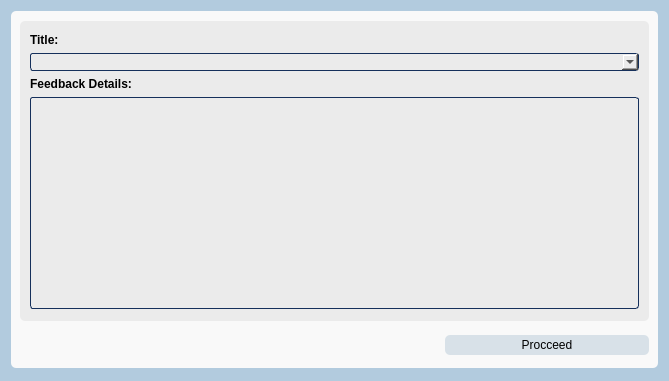
<?xml version="1.0" encoding="UTF-8"?>
<ui version="4.0">
 <class>Feedback</class>
 <widget class="QDialog" name="Feedback">
  <property name="geometry">
   <rect>
    <x>0</x>
    <y>0</y>
    <width>669</width>
    <height>381</height>
   </rect>
  </property>
  <property name="sizePolicy">
   <sizepolicy hsizetype="Preferred" vsizetype="Expanding">
    <horstretch>0</horstretch>
    <verstretch>0</verstretch>
   </sizepolicy>
  </property>
  <property name="windowTitle">
   <string>Dialog</string>
  </property>
  <property name="styleSheet">
   <string notr="true">background-color: rgb(178, 203, 222);</string>
  </property>
  <layout class="QGridLayout" name="gridLayout" rowstretch="0">
   <property name="bottomMargin">
    <number>13</number>
   </property>
   <item row="0" column="0">
    <widget class="QFrame" name="frame">
     <property name="styleSheet">
      <string notr="true">background-color: rgb(249, 249, 249);
border-radius: 5px;</string>
     </property>
     <property name="frameShape">
      <enum>QFrame::Shape::StyledPanel</enum>
     </property>
     <property name="frameShadow">
      <enum>QFrame::Shadow::Raised</enum>
     </property>
     <layout class="QGridLayout" name="gridLayout_2" rowstretch="0,0" columnstretch="0,0">
      <property name="topMargin">
       <number>10</number>
      </property>
      <property name="verticalSpacing">
       <number>10</number>
      </property>
      <item row="1" column="0">
       <spacer name="horizontalSpacer">
        <property name="orientation">
         <enum>Qt::Orientation::Horizontal</enum>
        </property>
        <property name="sizeHint" stdset="0">
         <size>
          <width>419</width>
          <height>28</height>
         </size>
        </property>
       </spacer>
      </item>
      <item row="0" column="0" colspan="2">
       <widget class="QWidget" name="widget_2" native="true">
        <property name="sizePolicy">
         <sizepolicy hsizetype="MinimumExpanding" vsizetype="MinimumExpanding">
          <horstretch>0</horstretch>
          <verstretch>0</verstretch>
         </sizepolicy>
        </property>
        <property name="styleSheet">
         <string notr="true">background-color: rgb(235, 235, 235);
border-radius: 5px;</string>
        </property>
        <layout class="QVBoxLayout" name="verticalLayout" stretch="0,0,0,1">
         <property name="leftMargin">
          <number>10</number>
         </property>
         <property name="topMargin">
          <number>12</number>
         </property>
         <property name="rightMargin">
          <number>10</number>
         </property>
         <property name="bottomMargin">
          <number>12</number>
         </property>
         <item>
          <widget class="QLabel" name="label_2">
           <property name="font">
            <font>
             <bold>true</bold>
            </font>
           </property>
           <property name="text">
            <string>Title:</string>
           </property>
          </widget>
         </item>
         <item>
          <widget class="QComboBox" name="comboBox">
           <property name="styleSheet">
            <string notr="true">border: 1px solid #15305b;
border-radius: 3px;</string>
           </property>
          </widget>
         </item>
         <item>
          <widget class="QLabel" name="label_3">
           <property name="font">
            <font>
             <bold>true</bold>
            </font>
           </property>
           <property name="text">
            <string>Feedback Details:</string>
           </property>
          </widget>
         </item>
         <item>
          <widget class="QLineEdit" name="feedback_details_box">
           <property name="sizePolicy">
            <sizepolicy hsizetype="Expanding" vsizetype="Expanding">
             <horstretch>0</horstretch>
             <verstretch>0</verstretch>
            </sizepolicy>
           </property>
           <property name="styleSheet">
            <string notr="true">background-color: rgb(235, 235, 235);
border: 1px solid #15305b;
border-radius: 3px;</string>
           </property>
           <property name="echoMode">
            <enum>QLineEdit::EchoMode::Password</enum>
           </property>
           <property name="clearButtonEnabled">
            <bool>true</bool>
           </property>
          </widget>
         </item>
        </layout>
       </widget>
      </item>
      <item row="1" column="1">
       <widget class="QPushButton" name="send_feedback_btn">
        <property name="sizePolicy">
         <sizepolicy hsizetype="Expanding" vsizetype="Expanding">
          <horstretch>0</horstretch>
          <verstretch>0</verstretch>
         </sizepolicy>
        </property>
        <property name="maximumSize">
         <size>
          <width>16777215</width>
          <height>20</height>
         </size>
        </property>
        <property name="styleSheet">
         <string notr="true">border-radius: 5px;
background-color: #d8e1e8;</string>
        </property>
        <property name="text">
         <string>Procceed</string>
        </property>
       </widget>
      </item>
     </layout>
    </widget>
   </item>
  </layout>
 </widget>
 <resources/>
 <connections/>
</ui>
